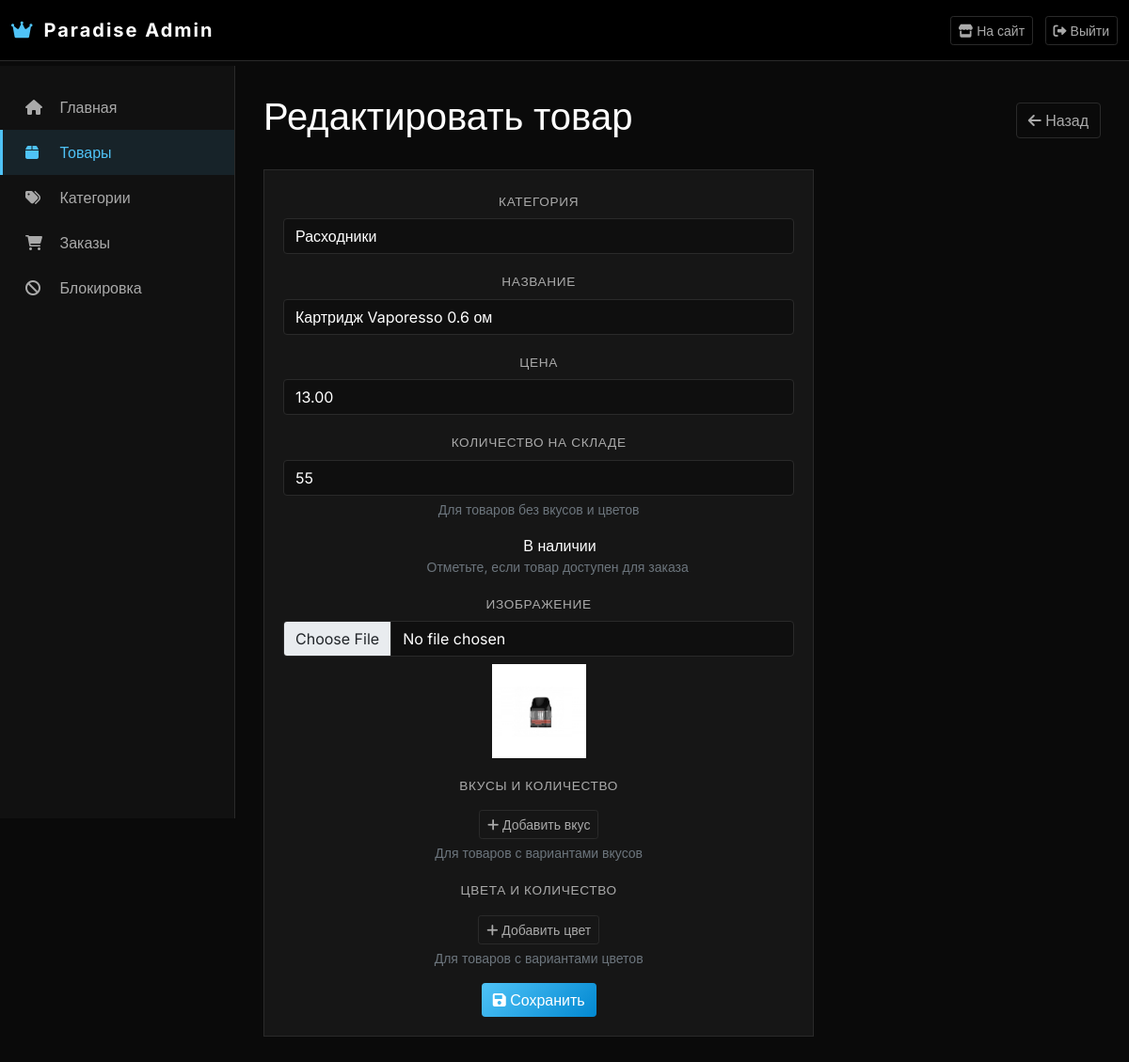
The app's page /dashboard/products/edit/2/ (signed in), older data.
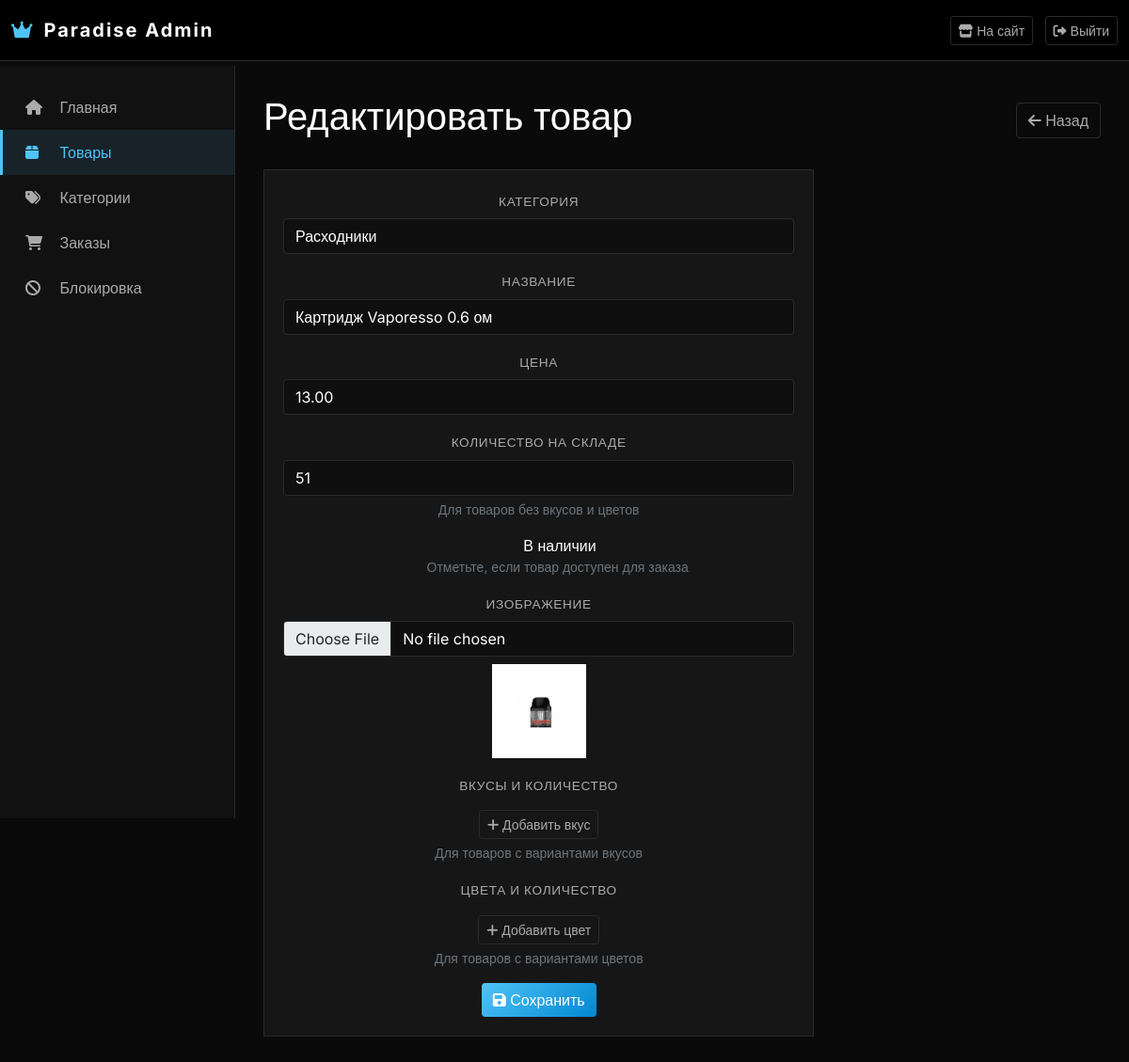
The same page, newer data.
### paradise/catalog/models.py (models this page shows, shortened)
class Product(models.Model):
    category = models.ForeignKey(Category, on_delete=models.CASCADE, related_name='product', verbose_name='Категория')
    name = models.CharField('Название', max_length=200)
    slug = models.SlugField(unique=True, blank=True)
    description = models.TextField('Описание', blank=True)
    image = models.ImageField('Изображение', upload_to='product/', blank=True, null=True)
    price = models.DecimalField('Цена', max_digits=10, decimal_places=2)
    in_stock = models.BooleanField('В наличии', default=True)
    quantity = models.PositiveIntegerField('Количество на складе', default=0)
    created_at = models.DateTimeField('Добавлен', auto_now_add=True)
    class Meta:
        verbose_name = 'Товар'
        verbose_name_plural = 'Товары'
        ordering = ['-created_at']

### paradise/dashboard/views.py (the view)
# urls.py: path('products/edit/<int:product_id>/', views.product_edit, name='product_edit'),
@login_required(login_url='dashboard:login')
@user_passes_test(is_admin, login_url='dashboard:login')
def product_edit(request, product_id):
    product = get_object_or_404(Product, id=product_id)
    if request.method == 'POST':
        form = ProductForm(request.POST, request.FILES, instance=product)
        if form.is_valid():
            product = form.save()
            product.flavor_stocks.all().delete()
            flavors = request.POST.getlist('flavors[]')
            flavors_quantities = request.POST.getlist('flavors_quantities[]')
            for flavor, qty in zip(flavors, flavors_quantities):
                if flavor and qty:
                    try:
                        FlavorStock.objects.create(
                            product=product,
                            flavor=flavor.strip(),
                            quantity=int(qty)
                        )
                    except:
                        pass
            product.color_stocks.all().delete()
            colors = request.POST.getlist('colors[]')
            colors_quantities = request.POST.getlist('colors_quantities[]')
            for color, qty in zip(colors, colors_quantities):
                if color and qty:
                    try:
                        ColorStock.objects.create(
                            product=product,
                            color=color.strip(),
                            quantity=int(qty)
                        )
                    except:
                        pass
            messages.success(request, 'Товар обновлен!')
            return redirect('dashboard:products')
        else:
            messages.error(request, 'Ошибка при обновлении товара. Проверьте поля.')
    else:
        form = ProductForm(instance=product)
    return render(request, 'dashboard/product_form.html', {
        'form': form,
        'title': 'Редактировать товар',
        'product': product
    })

### paradise/catalog/forms.py
class ProductForm(forms.ModelForm):
    class Meta:
        model = Product
        fields = ['category', 'name', 'price', 'image', 'quantity']
        widgets = {
            'category': forms.Select(attrs={'class': 'form-control'}),
            'name': forms.TextInput(attrs={'class': 'form-control', 'placeholder': 'Название товара'}),
            'price': forms.NumberInput(attrs={'class': 'form-control', 'placeholder': '0.00'}),
            'image': forms.FileInput(attrs={'class': 'form-control'}),
            'quantity': forms.NumberInput(attrs={'class': 'form-control', 'placeholder': '0', 'min': 0}),
        }
        labels = {
            'category': 'Категория',
            'name': 'Название',
            'price': 'Цена',
            'image': 'Изображение',
            'quantity': 'Количество на складе',
        }

### paradise/catalog/context_processors.py (called while the page is built)
def categories(request):
    return {
        'categories': Category.objects.filter(is_active=True)
    }

### paradise/catalog/models.py (called while the page is built)
    def __str__(self):
        return self.name

### paradise/dashboard/views.py (called while the page is built)
def is_admin(user):
    return user.is_staff or user.is_superuser

### paradise/dashboard/templates/dashboard/product_form.html (shortened to what this page needs)
{% extends 'dashboard/base.html' %}
{% block content %}
<div class="d-flex justify-content-between align-items-center mb-4">
    <h1>{{ title }}</h1>
    <a href="{% url 'dashboard:products' %}" class="btn btn-outline-light">
        <i class="fas fa-arrow-left"></i> Назад
    </a>
</div>
<div class="row">
    <div class="col-md-8">
        <div class="stat-card">
            <form method="post" enctype="multipart/form-data" id="productForm">
                <div class="mb-3">
                    <label class="form-label">Категория</label>
                    {{ form.category }}
                </div>
                <div class="mb-3">
                    <label class="form-label">Название</label>
                    {{ form.name }}
                </div>
                <div class="mb-3">
                    <label class="form-label">Цена</label>
                    {{ form.price }}
                </div>
                <div class="mb-3">
                    <label class="form-label">Количество на складе</label>
                    {{ form.quantity }}
                    <small class="text-muted d-block mt-1">Для товаров без вкусов и цветов</small>
                </div>
                <div class="mb-3 form-check form-switch">
                    <label class="form-check-label" for="{{ form.in_stock.id_for_label }}">
                         В наличии
                    </label>
                    <small class="d-block text-muted">Отметьте, если товар доступен для заказа</small>
                </div>
                <div class="mb-3">
                    <label class="form-label">Изображение</label>
                    {{ form.image }}
                    {% if form.instance.image %}
                    <div class="mt-2">
                        <img src="{{ form.instance.image.url }}" width="100" height="100" style="object-fit: cover;">
                    </div>
                    {% endif %}
                </div>
                <div class="mb-3">
                    <label class="form-label">Вкусы и количество</label>
                    <button type="button" class="btn btn-outline-light btn-sm mt-2" id="add-flavor-btn">
                        <i class="fas fa-plus"></i> Добавить вкус
                    </button>
                    <small class="text-muted d-block mt-1">Для товаров с вариантами вкусов</small>
                </div>
                <div class="mb-3">
                    <label class="form-label">Цвета и количество</label>
                    <button type="button" class="btn btn-outline-light btn-sm mt-2" id="add-color-btn">
                        <i class="fas fa-plus"></i> Добавить цвет
                    </button>
                    <small class="text-muted d-block mt-1">Для товаров с вариантами цветов</small>
                </div>
                <button type="submit" class="btn btn-primary">
                    <i class="fas fa-save"></i> Сохранить
                </button>
            </form>
        </div>
    </div>
</div>
{% endblock %}

Row changes from the older to the newer data that the page shows:
changed Product "Расходники": quantity "55" → "51"
